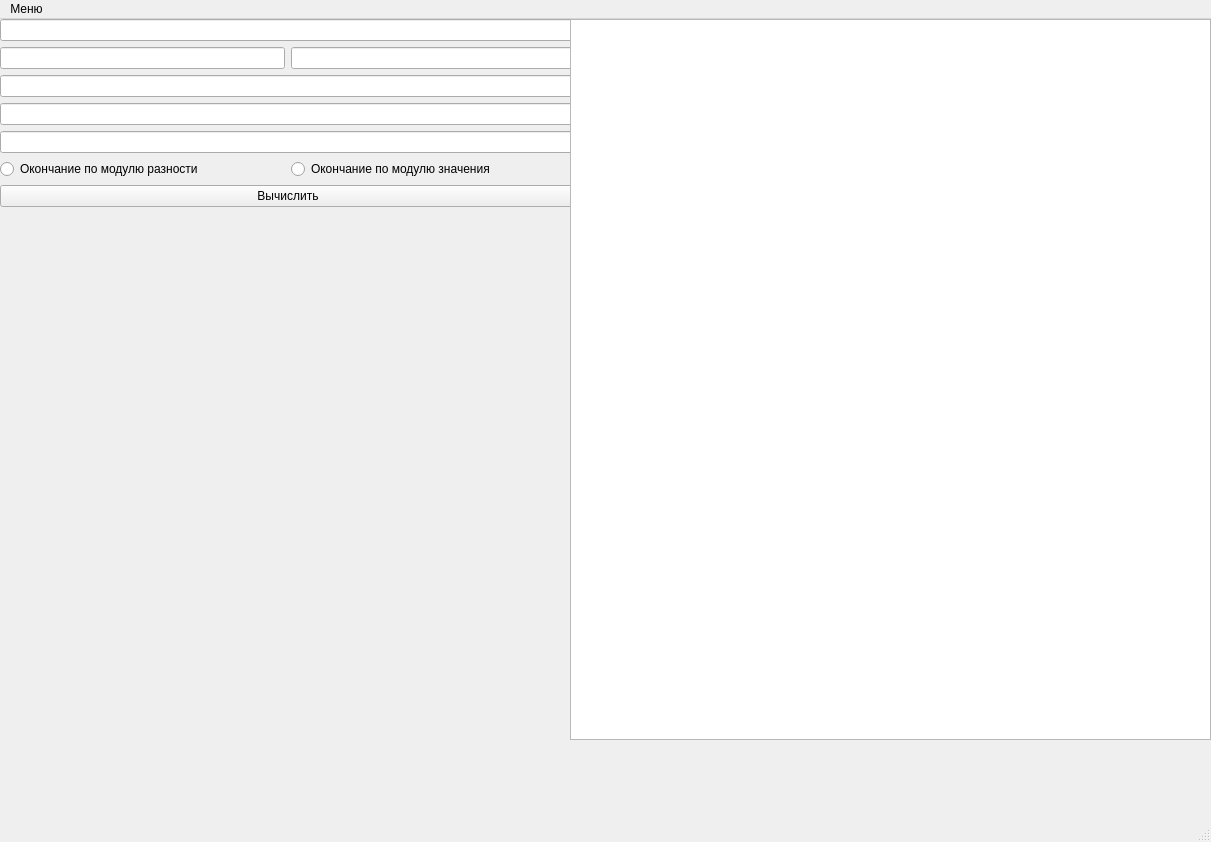
<?xml version="1.0" encoding="UTF-8"?>
<ui version="4.0">
 <class>MainWindow</class>
 <widget class="QMainWindow" name="MainWindow">
  <property name="geometry">
   <rect>
    <x>0</x>
    <y>0</y>
    <width>1211</width>
    <height>842</height>
   </rect>
  </property>
  <property name="windowTitle">
   <string>MainWindow</string>
  </property>
  <property name="toolTip">
   <string/>
  </property>
  <widget class="QWidget" name="centralwidget">
   <widget class="QWidget" name="verticalLayoutWidget">
    <property name="geometry">
     <rect>
      <x>0</x>
      <y>0</y>
      <width>576</width>
      <height>721</height>
     </rect>
    </property>
    <layout class="QVBoxLayout" name="verticalLayout">
     <item>
      <layout class="QGridLayout" name="gridLayout">
       <item row="3" column="0" colspan="2">
        <widget class="QLineEdit" name="Nmax"/>
       </item>
       <item row="1" column="1">
        <widget class="QLineEdit" name="right_enter"/>
       </item>
       <item row="8" column="0" colspan="2">
        <widget class="QLabel" name="picture">
         <property name="sizePolicy">
          <sizepolicy hsizetype="Ignored" vsizetype="Ignored">
           <horstretch>0</horstretch>
           <verstretch>0</verstretch>
          </sizepolicy>
         </property>
         <property name="text">
          <string/>
         </property>
        </widget>
       </item>
       <item row="1" column="0">
        <widget class="QLineEdit" name="left_enter"/>
       </item>
       <item row="6" column="1">
        <widget class="QRadioButton" name="val_end">
         <property name="text">
          <string>Окончание по модулю значения</string>
         </property>
        </widget>
       </item>
       <item row="0" column="0" colspan="2">
        <widget class="QLineEdit" name="func_enter"/>
       </item>
       <item row="4" column="0" colspan="2">
        <widget class="QLineEdit" name="eps"/>
       </item>
       <item row="2" column="0" colspan="2">
        <widget class="QLineEdit" name="step"/>
       </item>
       <item row="6" column="0">
        <widget class="QRadioButton" name="sub_end">
         <property name="text">
          <string>Окончание по модулю разности</string>
         </property>
        </widget>
       </item>
       <item row="7" column="0" colspan="2">
        <widget class="QPushButton" name="calc">
         <property name="text">
          <string>Вычислить</string>
         </property>
        </widget>
       </item>
      </layout>
     </item>
    </layout>
   </widget>
   <widget class="QTableWidget" name="table">
    <property name="geometry">
     <rect>
      <x>570</x>
      <y>0</y>
      <width>641</width>
      <height>721</height>
     </rect>
    </property>
   </widget>
  </widget>
  <widget class="QMenuBar" name="menubar">
   <property name="geometry">
    <rect>
     <x>0</x>
     <y>0</y>
     <width>1211</width>
     <height>30</height>
    </rect>
   </property>
   <widget class="QMenu" name="menu">
    <property name="title">
     <string>Меню</string>
    </property>
    <addaction name="info"/>
    <addaction name="calc_m"/>
    <addaction name="mistakes"/>
   </widget>
   <addaction name="menu"/>
  </widget>
  <widget class="QStatusBar" name="statusbar"/>
  <action name="info">
   <property name="text">
    <string>Справка</string>
   </property>
  </action>
  <action name="calc_m">
   <property name="text">
    <string>Вычислить</string>
   </property>
  </action>
  <action name="MISAT">
   <property name="text">
    <string>Ошибки</string>
   </property>
  </action>
  <action name="mistakes">
   <property name="text">
    <string>Ошибки</string>
   </property>
  </action>
 </widget>
 <resources/>
 <connections/>
</ui>
